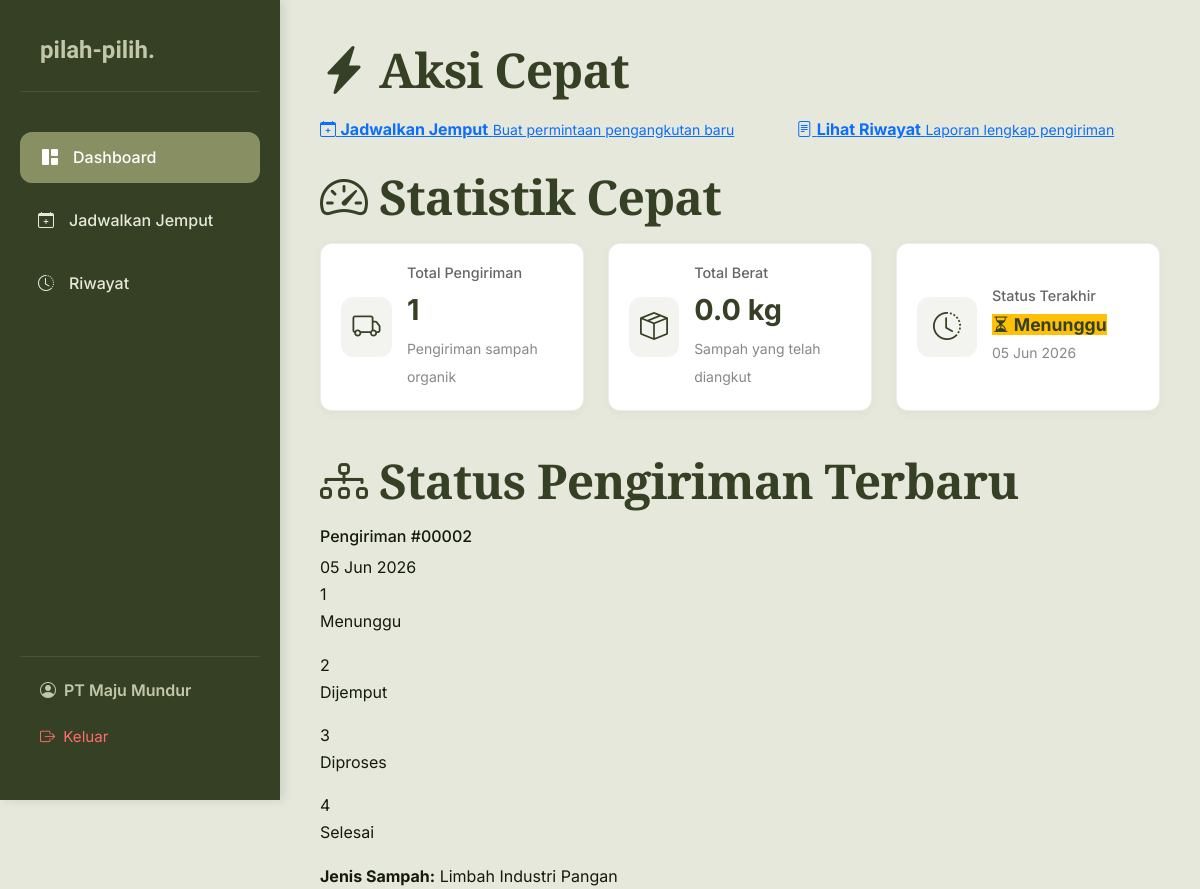
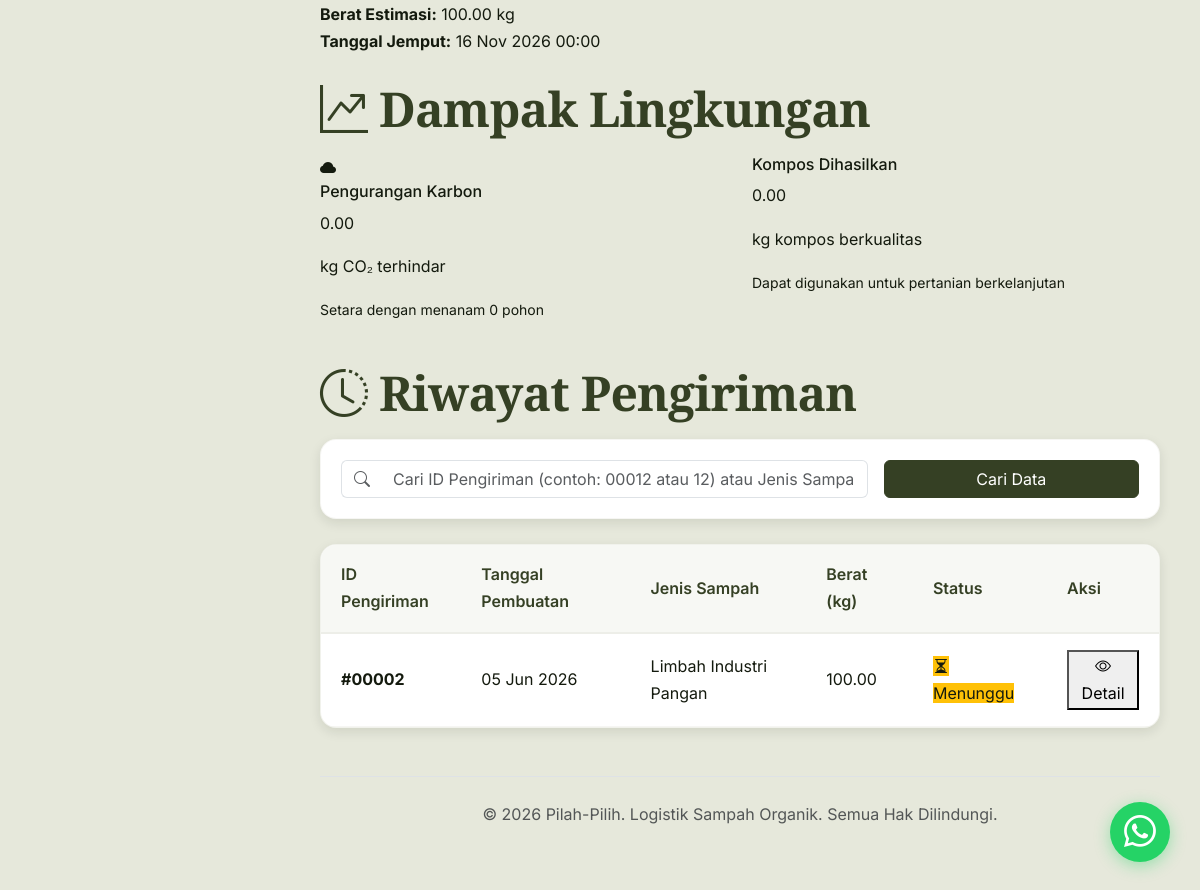
Page /dashboard_mitra.php (signed in) on the committed database (2 pictures, top to bottom).
### tables this page shows
CREATE TABLE `shipments` (
  `id` int(11) NOT NULL,
  `user_id` int(11) NOT NULL,
  `pickup_date` date NOT NULL,
  `scheduled_time` time DEFAULT NULL,
  `estimated_weight` decimal(10,2) NOT NULL,
  `waste_type` varchar(100) NOT NULL,
  `notes` text DEFAULT NULL,
  `status` enum('waiting','picked_up','processed','finished','cancelled') DEFAULT 'waiting',
  `actual_weight` decimal(10,2) DEFAULT NULL,
  `created_at` timestamp NOT NULL DEFAULT current_timestamp(),
  `updated_at` timestamp NOT NULL DEFAULT current_timestamp() ON UPDATE current_timestamp(),
  `completion_date` datetime DEFAULT NULL
);

### dashboard_mitra.php (the view, shortened to what the rows shown need)
<?php
require_once 'config.php';
$user_id = $_SESSION['user_id'];
$limit = 20;
$page = isset($_GET['page']) ? max(1, intval($_GET['page'])) : 1;
$offset = ($page - 1) * $limit;
try {
    $stmt = $pdo->prepare("
        SELECT status, pickup_date, created_at
        FROM shipments
        WHERE user_id = ?
        ORDER BY created_at DESC
        LIMIT 1
    ");
    $stmt->execute([$user_id]);
    $last_pickup = $stmt->fetch();
    $stmt = $pdo->prepare("
        SELECT * FROM shipments
        WHERE user_id = ?
        ORDER BY created_at DESC
        LIMIT 1
    ");
    $stmt->execute([$user_id]);
    $latest_shipment = $stmt->fetch();
    $shipments_sql = "SELECT * FROM shipments WHERE user_id = ?";
    $shipments_sql .= " ORDER BY created_at DESC LIMIT ? OFFSET ?";
    $stmt = $pdo->prepare($shipments_sql);
    $stmt->bindValue(1, $user_id, PDO::PARAM_INT);
    $param_idx = 2;
    $stmt->bindValue($param_idx++, $limit, PDO::PARAM_INT);
    $stmt->bindValue($param_idx++, $offset, PDO::PARAM_INT);
    $stmt->execute();
    $shipments = $stmt->fetchAll();
} catch (PDOException $e) {
    error_log("Dashboard error: " . $e->getMessage());
    die("Error loading dashboard data");
}
function get_status_badge($status) {
    $badges = [
        'waiting' => ['bg-warning', 'Menunggu', 'bi-hourglass-split'],
        'picked_up' => ['bg-info', 'Dijemput', 'bi-truck'],
        'processed' => ['bg-primary', 'Diproses', 'bi-gear'],
        'finished' => ['bg-success', 'Selesai', 'bi-check-circle'],
        'cancelled' => ['bg-danger', 'Dibatalkan', 'bi-x-circle']
    ];
    if (isset($badges[$status])) {
        return $badges[$status];
    }
    return ['bg-secondary', 'Unknown', 'bi-question-circle'];
}
function get_status_progress($status) {
    $progress = [
        'waiting' => 20,
        'picked_up' => 40,
        'processed' => 70,
        'finished' => 100,
        'cancelled' => 0
    ];
    return $progress[$status] ?? 0;
}
?>
<!DOCTYPE html>
<html lang="id">
<head>
    <link href="https://cdn.jsdelivr.net/npm/bootstrap@5.3.3/dist/css/bootstrap.min.css" rel="stylesheet">
    <link rel="stylesheet" href="https://cdn.jsdelivr.net/npm/bootstrap-icons@1.11.3/font/bootstrap-icons.min.css">
    <link href="Mitra.css" rel="stylesheet">
</head>
<body>
    <div class="dashboard-wrapper">
        <main class="main-content">
            <div class="row mb-4">
                <div class="col-md-4 mb-3">
                    <div class="stat-card stat-card-3 h-100">
                        <div class="stat-content">
                            <h6>Status Terakhir</h6>
                            <?php if ($last_pickup):
                                $badge = get_status_badge($last_pickup['status']);
                            ?>
                                <p class="stat-number" style="font-size: 1.1rem; margin-top: 5px;">
                                    <span class="status-badge bg-<?php echo substr($badge[0], 3); ?>">
                                        <i class="bi <?php echo $badge[2]; ?>"></i> <?php echo $badge[1]; ?>
                                    </span>
                                </p>
                                <small class="stat-label"><?php echo date('d M Y', strtotime($last_pickup['created_at'])); ?></small>
                            <?php else: ?>
                                <p class="stat-number" style="font-size: 0.9rem; color: #999; margin-top: 10px;">Belum ada pengiriman</p>
                            <?php endif; ?>
                        </div>
                    </div>
                </div>
            </div>
            <?php if ($latest_shipment): ?>
            <div class="row mb-4">
                <div class="col-12">
                    <h5 class="section-title mb-3"><i class="bi bi-diagram-3"></i> Status Pengiriman Terbaru</h5>
                    <div class="timeline-card">
                        <div class="timeline-header">
                            <h6>Pengiriman #<?php echo str_pad($latest_shipment['id'], 5, '0', STR_PAD_LEFT); ?></h6>
                            <span class="timeline-date"><?php echo date('d M Y', strtotime($latest_shipment['created_at'])); ?></span>
                        </div>
                        <div class="timeline-steps">
                            <div class="step <?php echo get_status_progress($latest_shipment['status']) >= 20 ? 'active' : ''; ?>">
                                <div class="step-circle">1</div>
                                <p class="step-label">Menunggu</p>
                            </div>
                            <div class="step <?php echo get_status_progress($latest_shipment['status']) >= 40 ? 'active' : ''; ?>">
                                <div class="step-circle">2</div>
                                <p class="step-label">Dijemput</p>
                            </div>
                            <div class="step <?php echo get_status_progress($latest_shipment['status']) >= 70 ? 'active' : ''; ?>">
                                <div class="step-circle">3</div>
                                <p class="step-label">Diproses</p>
                            </div>
                            <div class="step <?php echo get_status_progress($latest_shipment['status']) >= 100 ? 'active' : ''; ?>">
                                <div class="step-circle">4</div>
                                <p class="step-label">Selesai</p>
                            </div>
                        </div>
                        <div class="timeline-details">
                            <div class="detail-item">
                                <strong>Jenis Sampah:</strong> <?php echo htmlspecialchars($latest_shipment['waste_type']); ?>
                            </div>
                            <div class="detail-item">
                                <strong>Berat Estimasi:</strong> <?php echo $latest_shipment['estimated_weight']; ?> kg
                            </div>
                            <div class="detail-item">
                                <strong>Tanggal Jemput:</strong> <?php echo date('d M Y H:i', strtotime($latest_shipment['pickup_date'])); ?>
                            </div>
                        </div>
                    </div>
                </div>
            </div>
            <?php endif; ?>
            <div class="row" id="history">
                <div class="col-12">
                    <div class="table-scroll-container">
                        <table class="history-table">
                            <thead>
                                <tr>
                                    <th>ID Pengiriman</th>
                                    <th>Tanggal Pembuatan</th>
                                    <th>Jenis Sampah</th>
                                    <th>Berat (kg)</th>
                                    <th>Status</th>
                                    <th>Aksi</th>
                                </tr>
                            </thead>
                            <tbody>
                                <?php if (count($shipments) > 0): ?>
                                    <?php foreach ($shipments as $shipment):
                                        $badge = get_status_badge($shipment['status']);
                                    ?>
                                    <tr class="history-row">
                                        <td data-label="ID Pengiriman">
                                            <strong>#<?php echo str_pad($shipment['id'], 5, '0', STR_PAD_LEFT); ?></strong>
                                        </td>
                                        <td data-label="Tanggal"><?php echo date('d M Y', strtotime($shipment['created_at'])); ?></td>
                                        <td data-label="Jenis Sampah"><?php echo htmlspecialchars($shipment['waste_type']); ?></td>
                                        <td data-label="Berat"><?php echo $shipment['actual_weight'] ?? $shipment['estimated_weight']; ?></td>
                                        <td data-label="Status">
                                            <span class="status-badge bg-<?php echo substr($badge[0], 3); ?>">
                                                <i class="bi <?php echo $badge[2]; ?>"></i> <?php echo $badge[1]; ?>
                                            </span>
                                        </td>
                                        <td data-label="Aksi">
                                            <button class="btn-detail" data-shipment-id="<?php echo $shipment['id']; ?>">
                                                <i class="bi bi-eye"></i> Detail
                                            </button>
                                        </td>
                                    </tr>
                                    <?php endforeach; ?>
                                <?php endif; ?>
                            </tbody>
                        </table>
                    </div>
                </div>
            </div>
        </main>
    </div>
</body>
</html>

### rows in the picture
shipments: status "Menunggu", created_at "05 Jun 2026", id "00002", waste_type "Limbah Industri Pangan", estimated_weight "100.00", pickup_date "16 Nov 2026 00:00"

### other values in the picture
$company_name "PT Maju Mundur"
$total_shipments "1"
$total_weight "0.0"
$carbon_reduced "0.00"
floor($carbon_reduced / 20) "0"
$compost_generated "0.00"
